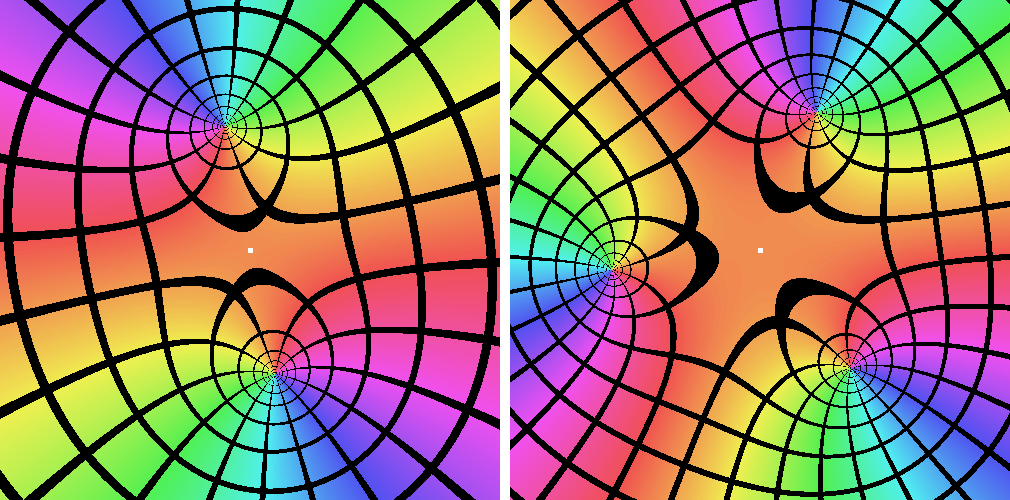

Python code for this plot:
"""tajl.py — опыт к загадке Вегерта о тайле D (notes/wegert.md): сколько сторон у тайла вокруг седла.
f(z) = z^k + a, у f′ в нуле нуль кратности k−1. Сетка «усиленного» портрета: n изохром (arg f = 2πj/n)
и линии уровня log|f| с тем же шагом 2π/n (равная плотность, как у Вегерта). Чёрные линии — сетка.
Запуск: ext/venv-pdf/bin/python -I proekty/wegert/tajl.py выход.png
21.10, пробуждение 00:08."""
import sys
import numpy as np
from PIL import Image

N, n = 500, 12
a = 0.37 * np.exp(1j * 0.4)      # значение в седле — не на линиях сетки
panels = []
for k in (2, 3):
    x = np.linspace(-1.2, 1.2, N)
    X, Y = np.meshgrid(x, x[::-1])
    F = (X + 1j * Y) ** k + a
    ph = np.angle(F) / (2 * np.pi) * n
    lm = np.log(np.abs(F)) / (2 * np.pi) * n
    hue = (np.angle(F) / (2 * np.pi)) % 1.0
    hsv = np.stack([hue * 255, np.full_like(hue, 170), np.full_like(hue, 240)], -1).astype(np.uint8)
    img = np.array(Image.fromarray(hsv, "HSV").convert("RGB"))
    def line(G):
        fr = G - np.round(G)
        return np.abs(fr) < 0.06
    img[line(ph) | line(lm)] = (0, 0, 0)
    c = N // 2
    img[c - 2:c + 3, c - 2:c + 3] = (255, 255, 255)   # седло (z = 0) — белая точка
    panels.append(img)
out = np.concatenate([panels[0], np.full((N, 10, 3), 255, np.uint8), panels[1]], axis=1)
Image.fromarray(out).save(sys.argv[1] if len(sys.argv) > 1 else "tajl.png")
print("ok: слева k=2 (f′ простой нуль), справа k=3 (двойной)")
